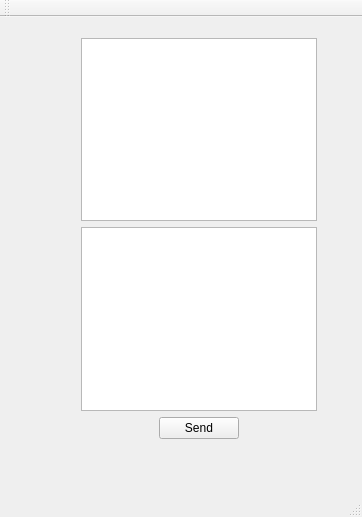
<?xml version="1.0" encoding="UTF-8"?>
<ui version="4.0">
 <class>MainWindow</class>
 <widget class="QMainWindow" name="MainWindow">
  <property name="geometry">
   <rect>
    <x>0</x>
    <y>0</y>
    <width>362</width>
    <height>517</height>
   </rect>
  </property>
  <property name="windowTitle">
   <string>MainWindow</string>
  </property>
  <widget class="QWidget" name="centralWidget">
   <widget class="QWidget" name="layoutWidget">
    <property name="geometry">
     <rect>
      <x>70</x>
      <y>10</y>
      <width>258</width>
      <height>423</height>
     </rect>
    </property>
    <layout class="QVBoxLayout" name="verticalLayout">
     <item>
      <widget class="QTextEdit" name="infoEdit"/>
     </item>
     <item>
      <widget class="QTextEdit" name="inputEdit"/>
     </item>
     <item>
      <layout class="QHBoxLayout" name="horizontalLayout">
       <item>
        <spacer name="horizontalSpacer">
         <property name="orientation">
          <enum>Qt::Horizontal</enum>
         </property>
         <property name="sizeHint" stdset="0">
          <size>
           <width>40</width>
           <height>20</height>
          </size>
         </property>
        </spacer>
       </item>
       <item>
        <widget class="QPushButton" name="sendButton">
         <property name="text">
          <string>Send</string>
         </property>
        </widget>
       </item>
       <item>
        <spacer name="horizontalSpacer_2">
         <property name="orientation">
          <enum>Qt::Horizontal</enum>
         </property>
         <property name="sizeHint" stdset="0">
          <size>
           <width>40</width>
           <height>20</height>
          </size>
         </property>
        </spacer>
       </item>
      </layout>
     </item>
    </layout>
   </widget>
  </widget>
  <widget class="QMenuBar" name="menuBar">
   <property name="geometry">
    <rect>
     <x>0</x>
     <y>0</y>
     <width>362</width>
     <height>23</height>
    </rect>
   </property>
  </widget>
  <widget class="QToolBar" name="mainToolBar">
   <attribute name="toolBarArea">
    <enum>TopToolBarArea</enum>
   </attribute>
   <attribute name="toolBarBreak">
    <bool>false</bool>
   </attribute>
  </widget>
  <widget class="QStatusBar" name="statusBar"/>
 </widget>
 <layoutdefault spacing="6" margin="11"/>
 <resources/>
 <connections/>
</ui>
